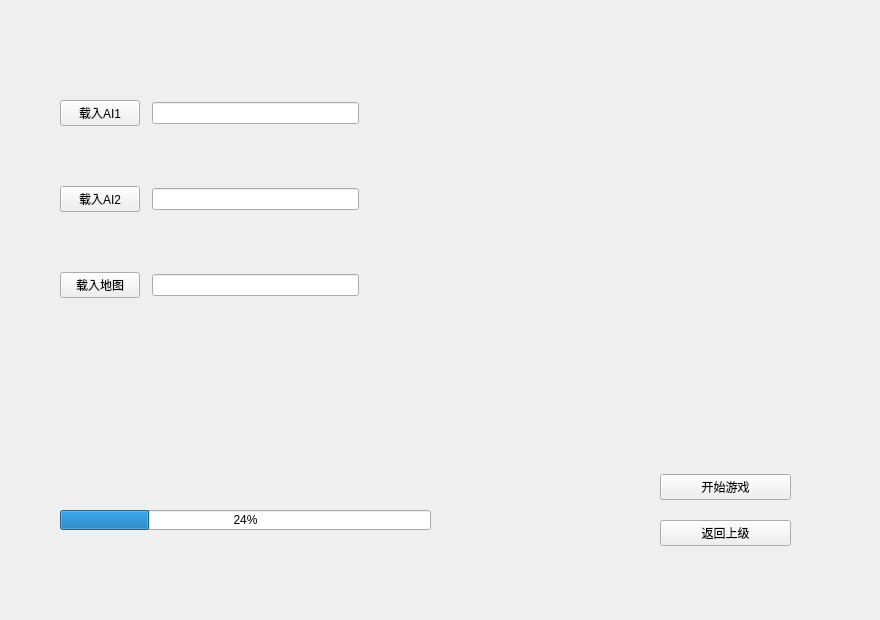
<?xml version="1.0" encoding="UTF-8"?>
<ui version="4.0">
 <class>AIvsAI</class>
 <widget class="QWidget" name="AIvsAI">
  <property name="geometry">
   <rect>
    <x>0</x>
    <y>0</y>
    <width>880</width>
    <height>620</height>
   </rect>
  </property>
  <property name="windowTitle">
   <string>Form</string>
  </property>
  <widget class="QProgressBar" name="progressBar">
   <property name="geometry">
    <rect>
     <x>60</x>
     <y>510</y>
     <width>371</width>
     <height>20</height>
    </rect>
   </property>
   <property name="value">
    <number>24</number>
   </property>
  </widget>
  <widget class="QWidget" name="layoutWidget">
   <property name="geometry">
    <rect>
     <x>660</x>
     <y>460</y>
     <width>131</width>
     <height>101</height>
    </rect>
   </property>
   <layout class="QVBoxLayout" name="verticalLayout">
    <item>
     <widget class="QPushButton" name="Start">
      <property name="text">
       <string>开始游戏</string>
      </property>
     </widget>
    </item>
    <item>
     <widget class="QPushButton" name="ReturnPre">
      <property name="text">
       <string>返回上级</string>
      </property>
     </widget>
    </item>
   </layout>
  </widget>
  <widget class="QWidget" name="layoutWidget">
   <property name="geometry">
    <rect>
     <x>60</x>
     <y>50</y>
     <width>299</width>
     <height>301</height>
    </rect>
   </property>
   <layout class="QGridLayout" name="gridLayout">
    <property name="horizontalSpacing">
     <number>12</number>
    </property>
    <property name="verticalSpacing">
     <number>10</number>
    </property>
    <item row="0" column="0">
     <widget class="QPushButton" name="AI1">
      <property name="text">
       <string>载入AI1</string>
      </property>
     </widget>
    </item>
    <item row="0" column="1">
     <widget class="QLineEdit" name="LineEditAI1"/>
    </item>
    <item row="2" column="1">
     <widget class="QLineEdit" name="LineEditMap"/>
    </item>
    <item row="1" column="1">
     <widget class="QLineEdit" name="LineEditAI2"/>
    </item>
    <item row="2" column="0">
     <widget class="QPushButton" name="Map">
      <property name="text">
       <string>载入地图</string>
      </property>
     </widget>
    </item>
    <item row="1" column="0">
     <widget class="QPushButton" name="AI2">
      <property name="sizePolicy">
       <sizepolicy hsizetype="Fixed" vsizetype="Fixed">
        <horstretch>0</horstretch>
        <verstretch>0</verstretch>
       </sizepolicy>
      </property>
      <property name="text">
       <string>载入AI2</string>
      </property>
     </widget>
    </item>
   </layout>
  </widget>
 </widget>
 <resources/>
 <connections/>
</ui>
